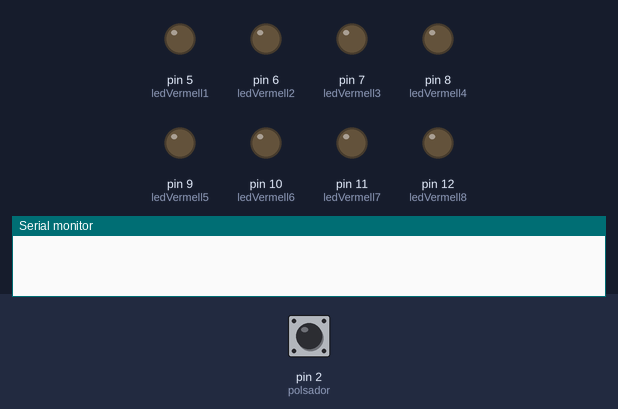
The sketch below on a simulated Arduino Uno, built with avr-gcc and run on an emulated ATmega328P. On the bench: output pins drawn as LEDs (lit = HIGH), the last lines printed to the serial monitor. The test bench sets the inputs (shaded band); at power-on: pin 2 (polsador) HIGH.

Above: at 1.2 s.
1.3 s: pin 2 (polsador) driven LOW
3.8 s: pin 2 (polsador) driven HIGH
At 4.9 s:
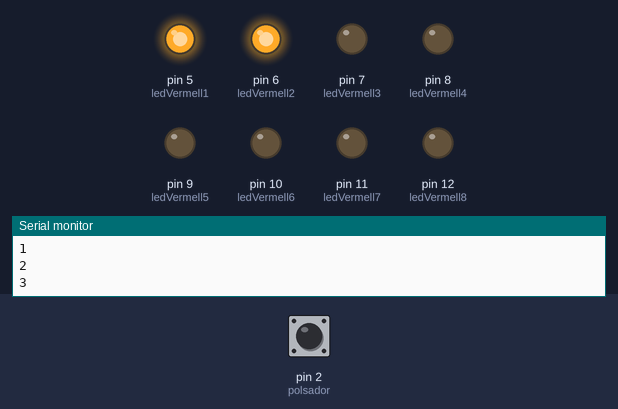
5.8 s: pin 2 (polsador) pulsed LOW 2 times (0.12 s each, 0.3 s apart)
At 8.0 s:
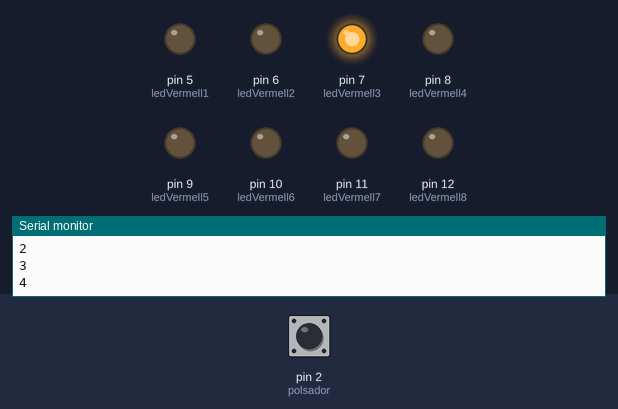
8.3 s: pin 2 (polsador) pulsed LOW 5 times (0.12 s each, 0.3 s apart)
At 10.7 s:
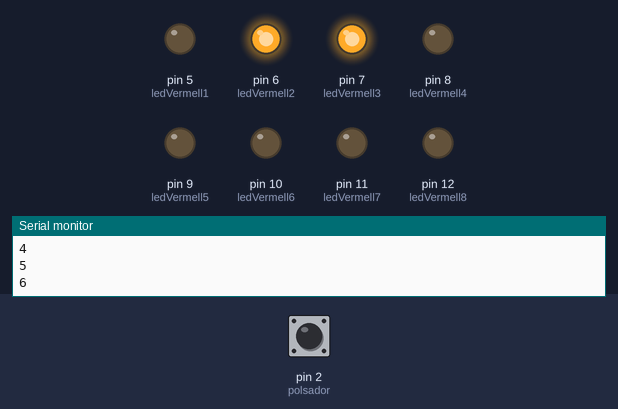
Timing chart, 0 to 12.2 s (numbered marks = the images above; inputs shaded):
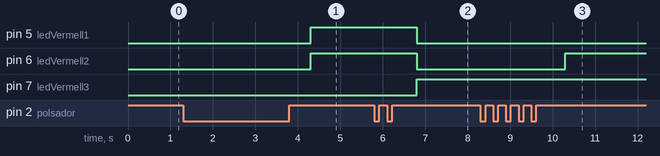

The sketch:

prog._1.2.ino
```cpp
/*************************************************************************
**                                                                      **
**              Descripció programa                                     **
**                                                                      **
*************************************************************************/

//******  Includes   *****************************************************


//******  Variables  *****************************************************


//******  Setup  *********************************************************


int ledVermell1 = 5;
int ledVermell2 = 6;
int ledVermell3 = 7;
int ledVermell4 = 8;
int ledVermell5 = 9;
int ledVermell6 = 10;
int ledVermell7 = 11;
int ledVermell8 = 12;
int polsador = 2;
int numero = 0;

//El void setup només s'executa un cop durant tot el programa.
void setup()
{

     // configuració dels pins de sortida
  pinMode(ledVermell1, OUTPUT);
  pinMode(ledVermell2, OUTPUT);
  pinMode(ledVermell3, OUTPUT);
  pinMode(ledVermell4, OUTPUT);
  pinMode(ledVermell5, OUTPUT);
  pinMode(ledVermell6, OUTPUT);
  pinMode(ledVermell7, OUTPUT);
  pinMode(ledVermell8, OUTPUT);

  pinMode(polsador, INPUT);
  Serial.begin(9600);
}


// void loop es va executan continuament.
void loop()
{

  if (digitalRead(polsador) == LOW) {
    numero++;
    Serial.println(numero);
    delay(1000);
    if (numero == 16){
      numero = 0;}

  }
  // numero 0 en binari
  else if (numero == 0) {
    digitalWrite(ledVermell1, LOW);
    digitalWrite(ledVermell2, LOW);
    digitalWrite(ledVermell3, LOW);
    digitalWrite(ledVermell4, LOW);
    digitalWrite(ledVermell5, LOW);
    digitalWrite(ledVermell6, LOW);
    digitalWrite(ledVermell7, LOW);
    digitalWrite(ledVermell8, LOW);
  }

  // numero 1 en binari
  else if (numero == 1) {
    digitalWrite(ledVermell1, HIGH);
    digitalWrite(ledVermell2, LOW);
    digitalWrite(ledVermell3, LOW);
    digitalWrite(ledVermell4, LOW);
    digitalWrite(ledVermell5, LOW);
    digitalWrite(ledVermell6, LOW);
    digitalWrite(ledVermell7, LOW);
    digitalWrite(ledVermell8, LOW);
  }

  // numero 2 en binari
  else if (numero == 2) {
    digitalWrite(ledVermell1, LOW);
    digitalWrite(ledVermell2, HIGH);
    digitalWrite(ledVermell3, LOW);
    digitalWrite(ledVermell4, LOW);
    digitalWrite(ledVermell5, LOW);
    digitalWrite(ledVermell6, LOW);
    digitalWrite(ledVermell7, LOW);
    digitalWrite(ledVermell8, LOW);

  }

  // numero 3 en binari
  else if (numero == 3) {
    digitalWrite(ledVermell1, HIGH);
    digitalWrite(ledVermell2, HIGH);
    digitalWrite(ledVermell3, LOW);
    digitalWrite(ledVermell4, LOW);
    digitalWrite(ledVermell5, LOW);
    digitalWrite(ledVermell6, LOW);
    digitalWrite(ledVermell7, LOW);
    digitalWrite(ledVermell8, LOW);

  }

  // numero 4 en binari
  else if (numero == 4) {
    digitalWrite(ledVermell1, LOW);
    digitalWrite(ledVermell2, LOW);
    digitalWrite(ledVermell3, HIGH);
    digitalWrite(ledVermell4, LOW);
    digitalWrite(ledVermell5, LOW);
    digitalWrite(ledVermell6, LOW);
    digitalWrite(ledVermell7, LOW);
    digitalWrite(ledVermell8, LOW);

  }

  // numero 5 en binari
  else if (numero == 5) {
    digitalWrite(ledVermell1, HIGH);
    digitalWrite(ledVermell2, LOW);
    digitalWrite(ledVermell3, HIGH);
    digitalWrite(ledVermell4, LOW);
    digitalWrite(ledVermell5, LOW);
    digitalWrite(ledVermell6, LOW);
    digitalWrite(ledVermell7, LOW);
    digitalWrite(ledVermell8, LOW);

  }

  // numero 6 en binari
  else if (numero == 6) {
    digitalWrite(ledVermell1, LOW);
    digitalWrite(ledVermell2, HIGH);
    digitalWrite(ledVermell3, HIGH);
    digitalWrite(ledVermell4, LOW);
    digitalWrite(ledVermell5, LOW);
    digitalWrite(ledVermell6, LOW);
    digitalWrite(ledVermell7, LOW);
    digitalWrite(ledVermell8, LOW);

  }

  // numero 7 en binari
  else if (numero == 7) {
    digitalWrite(ledVermell1, HIGH);
    digitalWrite(ledVermell2, HIGH);
    digitalWrite(ledVermell3, HIGH);
    digitalWrite(ledVermell4, LOW);
    digitalWrite(ledVermell5, LOW);
    digitalWrite(ledVermell6, LOW);
    digitalWrite(ledVermell7, LOW);
    digitalWrite(ledVermell8, LOW);

  }

  // numero 8 en binari
  else if (numero == 8) {
    digitalWrite(ledVermell1, LOW);
    digitalWrite(ledVermell2, LOW);
    digitalWrite(ledVermell3, LOW);
    digitalWrite(ledVermell4, HIGH);
    digitalWrite(ledVermell5, LOW);
    digitalWrite(ledVermell6, LOW);
    digitalWrite(ledVermell7, LOW);
    digitalWrite(ledVermell8, LOW);

  }

  // numero 9 en binari
  else if (numero == 9) {
    digitalWrite(ledVermell1, HIGH);
    digitalWrite(ledVermell2, LOW);
    digitalWrite(ledVermell3, LOW);
    digitalWrite(ledVermell4, HIGH);
    digitalWrite(ledVermell5, LOW);
    digitalWrite(ledVermell6, LOW);
    digitalWrite(ledVermell7, LOW);
    digitalWrite(ledVermell8, LOW);

  }

  // numero 10 en binari
  else if (numero == 10) {
    digitalWrite(ledVermell1, LOW);
    digitalWrite(ledVermell2, HIGH);
    digitalWrite(ledVermell3, LOW);
    digitalWrite(ledVermell4, HIGH);
    digitalWrite(ledVermell5, LOW);
    digitalWrite(ledVermell6, LOW);
    digitalWrite(ledVermell7, LOW);
    digitalWrite(ledVermell8, LOW);

  }

  //numero 11 en binari
  else if (numero == 11) {
    digitalWrite(ledVermell1, HIGH);
    digitalWrite(ledVermell2, HIGH);
    digitalWrite(ledVermell3, LOW);
    digitalWrite(ledVermell4, HIGH);
    digitalWrite(ledVermell5, LOW);
    digitalWrite(ledVermell6, LOW);
    digitalWrite(ledVermell7, LOW);
    digitalWrite(ledVermell8, LOW);

  }

  // numero 12 en binari
  else if (numero == 12) {
    digitalWrite(ledVermell1, LOW);
    digitalWrite(ledVermell2, LOW);
    digitalWrite(ledVermell3, HIGH);
    digitalWrite(ledVermell4, HIGH);
    digitalWrite(ledVermell5, LOW);
    digitalWrite(ledVermell6, LOW);
    digitalWrite(ledVermell7, LOW);
    digitalWrite(ledVermell8, LOW);

  }

  // numero 13 en binari
  else if (numero == 13) {
    digitalWrite(ledVermell1, HIGH);
    digitalWrite(ledVermell2, LOW);
    digitalWrite(ledVermell3, HIGH);
    digitalWrite(ledVermell4, HIGH);
    digitalWrite(ledVermell5, LOW);
    digitalWrite(ledVermell6, LOW);
    digitalWrite(ledVermell7, LOW);
    digitalWrite(ledVermell8, LOW);

  }

  // numero 14 en binari
  else if (numero == 14) {
    digitalWrite(ledVermell1, LOW);
    digitalWrite(ledVermell2, HIGH);
    digitalWrite(ledVermell3, HIGH);
    digitalWrite(ledVermell4, HIGH);
    digitalWrite(ledVermell5, LOW);
    digitalWrite(ledVermell6, LOW);
    digitalWrite(ledVermell7, LOW);
    digitalWrite(ledVermell8, LOW);

  }

  // numero 15 en binari
  else if (numero == 15) {
    digitalWrite(ledVermell1, HIGH);
    digitalWrite(ledVermell2, HIGH);
    digitalWrite(ledVermell3, HIGH);
    digitalWrite(ledVermell4, HIGH);
    digitalWrite(ledVermell5, LOW);
    digitalWrite(ledVermell6, LOW);
    digitalWrite(ledVermell7, LOW);
    digitalWrite(ledVermell8, LOW);

  }
}
```

Measured:
- after the input at 3.8 s, pin 5 (ledVermell1), pin 6 (ledVermell2): LOW → HIGH after 0.50 s
- after the input at 5.8 s, pin 5 (ledVermell1), pin 6 (ledVermell2): HIGH → LOW after 1.0 s; pin 7 (ledVermell3): LOW → HIGH after 1.0 s
- after the input at 8.3 s, pin 6 (ledVermell2): LOW → HIGH after 2.0 s
